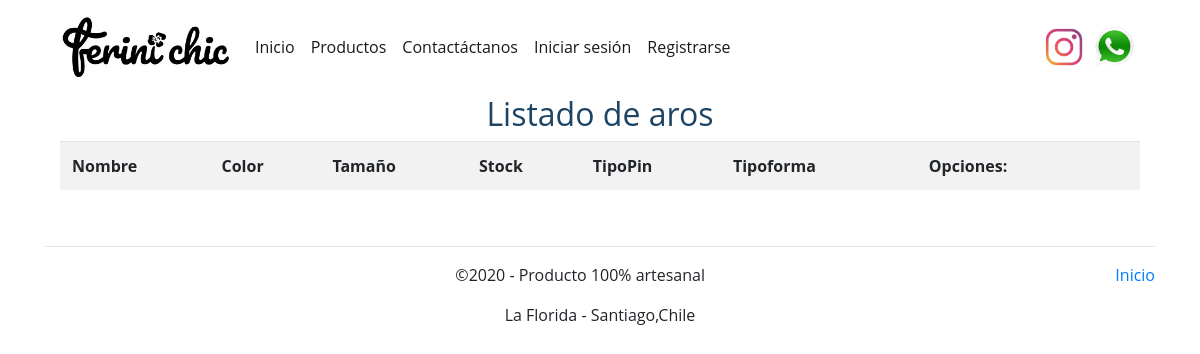
The app's page /ListadoAros, older data.
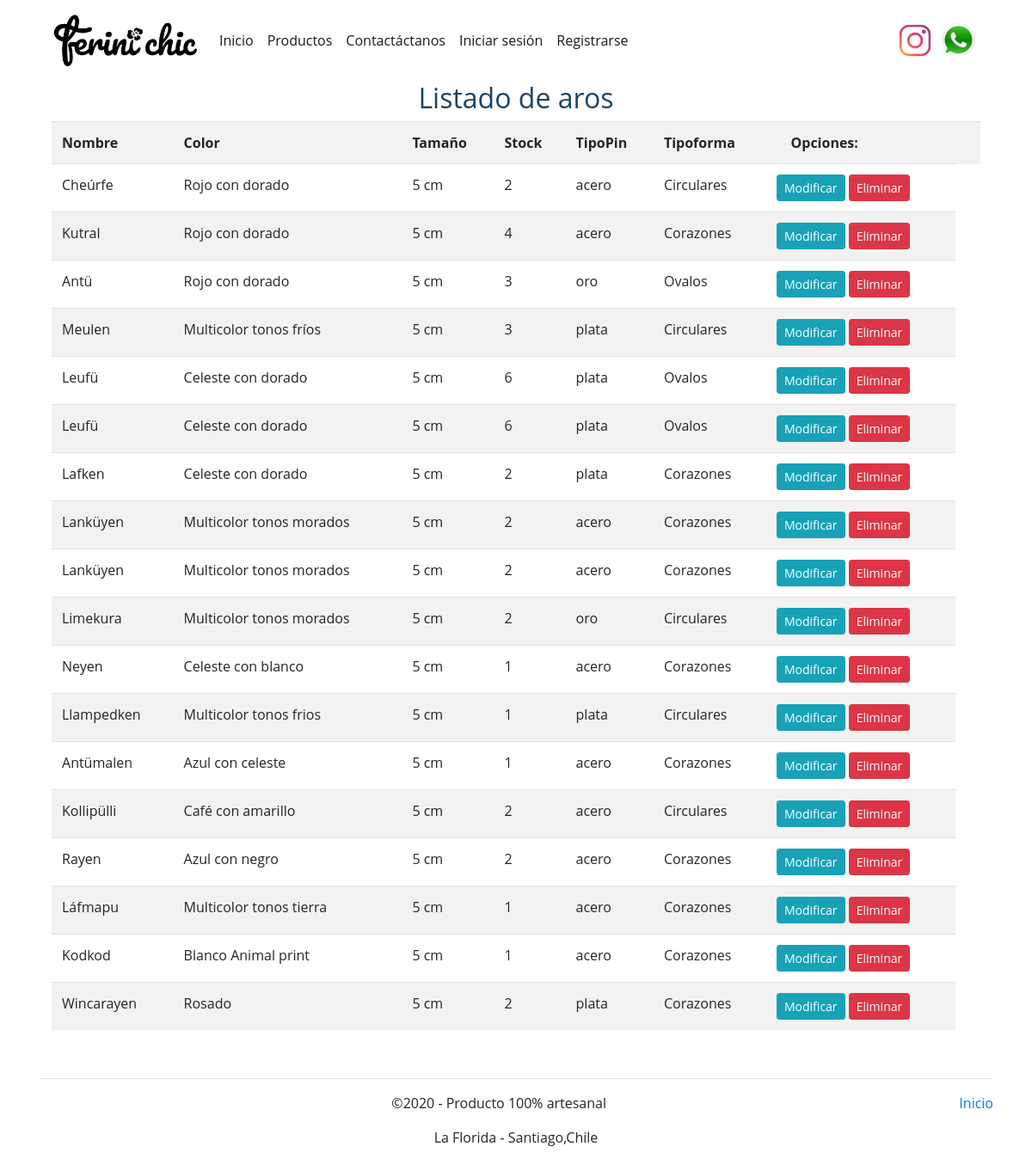
The same page, newer data.
### core/models.py (models this page shows, shortened)
class Aro (models.Model):
    nombre= models.CharField(max_length=90)
    color= models.CharField(max_length=30)
    tamaño= models.IntegerField()
    stock= models.IntegerField()
    tipoPin= models.CharField(max_length=20)
    tipoforma= models.ForeignKey(TipoAro, on_delete=models.CASCADE)
    imagen = models.ImageField(null=True, blank =True)

class TipoAro (models.Model):
    nombreT= models.CharField(max_length=50)
    def __str__(self):
        return self.nombreT

### core/views.py (the view)
# urls.py: path('ListadoAros',ListadoAros ,name= "ListadoAros" ),
def ListadoAros(request):
    aros_= Aro.objects.all()
    data ={
        'aros_':aros_
    }
    return render(request, 'core/ListadoAros.html', data)

### core/templates/core/ListadoAros.html (shortened to what this page needs)
{% extends 'core/baseEstructura.html' %}
{% load static %}
{% load crispy_forms_tags %}
{%block css%}
<link rel="stylesheet" href="{% static 'core/css/estiloIndex.css'%}">
{%endblock%}
{% block contenido %}
<div class="container">
    <div class="table-responsive-sm">
        <h2>Listado de aros</h2>
        <table class="table table-striped ">
            <tr>
                <th>Nombre</th>
                <th>Color</th>
                <th>Tamaño</th>
                <th>Stock</th>
                <th>TipoPin</th>
                <th>Tipoforma</th>
                <th> &nbsp;&nbsp;&nbsp;&nbsp;Opciones:</th>
                <th></th>
            </tr>
            {%for a in aros_%}
            <tr>
            <td>{{a.nombre}}</td>
            <td>{{a.color}}</td>
            <td>{{a.tamaño}} cm</td>
            <td>{{a.stock}}</td>
            <td>{{a.tipoPin}}</td>
            <td>{{a.tipoforma}}</td>
            <td>
                <a href="{% url 'modificar_aro' a.id %}" class="btn btn-info btn-sm">Modificar</a>
                <a href="{%url 'eliminar_aro' a.id%}" onclick="confirmarEliminacion(a.id)" class="btn btn-danger btn-sm">Eliminar</a>
            </td>
            </tr>
            {%endfor%}
        </table>
    </div>
</div>
{%endblock%}

Row changes from the older to the newer data that the page shows:
added Aro: nombre "Cheúrfe", color "Rojo con dorado", tamaño "5", stock "2", tipoPin "acero", tipoforma "Circulares"
added Aro: nombre "Kutral", color "Rojo con dorado", tamaño "5", stock "4", tipoPin "acero", tipoforma "Corazones"
added Aro: nombre "Antü", color "Rojo con dorado", tamaño "5", stock "3", tipoPin "oro", tipoforma "Ovalos"
added Aro: nombre "Meulen", color "Multicolor tonos fríos", tamaño "5", stock "3", tipoPin "plata", tipoforma "Circulares"
added Aro: nombre "Leufü", color "Celeste con dorado", tamaño "5", stock "6", tipoPin "plata", tipoforma "Ovalos"
added Aro: nombre "Leufü", color "Celeste con dorado", tamaño "5", stock "6", tipoPin "plata", tipoforma "Ovalos"
added Aro: nombre "Lafken", color "Celeste con dorado", tamaño "5", stock "2", tipoPin "plata", tipoforma "Corazones"
added Aro: nombre "Lanküyen", color "Multicolor tonos morados", tamaño "5", stock "2", tipoPin "acero", tipoforma "Corazones"
added Aro: nombre "Lanküyen", color "Multicolor tonos morados", tamaño "5", stock "2", tipoPin "acero", tipoforma "Corazones"
added Aro: nombre "Limekura", color "Multicolor tonos morados", tamaño "5", stock "2", tipoPin "oro", tipoforma "Circulares"
added Aro: nombre "Neyen", color "Celeste con blanco", tamaño "5", stock "1", tipoPin "acero", tipoforma "Corazones"
added Aro: nombre "Llampedken", color "Multicolor tonos frios", tamaño "5", stock "1", tipoPin "plata", tipoforma "Circulares"
added Aro: nombre "Antümalen", color "Azul con celeste", tamaño "5", stock "1", tipoPin "acero", tipoforma "Corazones"
added Aro: nombre "Kollipülli", color "Café con amarillo", tamaño "5", stock "2", tipoPin "acero", tipoforma "Circulares"
added Aro: nombre "Rayen", color "Azul con negro", tamaño "5", stock "2", tipoPin "acero", tipoforma "Corazones"
added Aro: nombre "Láfmapu", color "Multicolor tonos tierra", tamaño "5", stock "1", tipoPin "acero", tipoforma "Corazones"
added Aro: nombre "Kodkod", color "Blanco Animal print", tamaño "5", stock "1", tipoPin "acero", tipoforma "Corazones"
added Aro: nombre "Wincarayen", color "Rosado", tamaño "5", stock "2", tipoPin "plata", tipoforma "Corazones"
